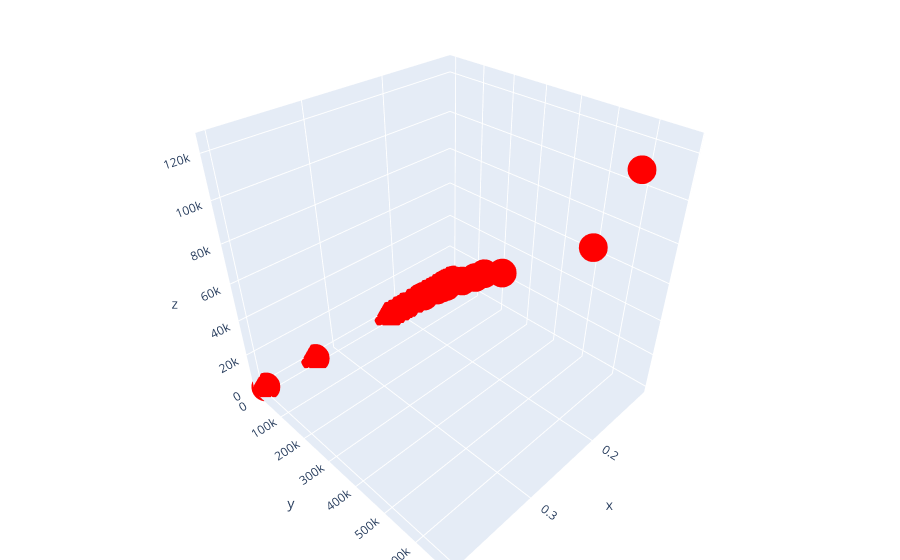

The code cell stored with this chart in its notebook:
### Code cell
# 3 Boyutun her birini trace 1 de gösterebiliriz.

trace1 = go.Scatter3d( # go kütüphanesinden scatter3d yi çağırdık
    
    x=sorted_data[:40].Confirmed_Deaths_rate, # x ekseni değerlerimiz
    y=sorted_data[:40].Confirmed, # y ekseni değerlerimiz
    z=sorted_data[:40].Deaths, # z ekseni değerlerimiz
    
    text =  sorted_data.Province_State,
    mode='markers', # noktalı yapıda olsun
    marker=dict( # sözlük yapısında boyu ve rengimizi ayarladık
        size=10,
        color='rgb(255,0,0)',                 
    )
)

data = [trace1] # tek bir tracemizi listeledik


layout = go.Layout( # go kütüphanesinden Layout methodu ile
    margin=dict( # kenarlardan bırakılan paylar 0
        l=0,
        r=0,
        b=0,
        t=0  
    )
)
fig = go.Figure(data=data, layout=layout)
iplot(fig)

### Figure 1 — Plotly figure (JSON) as saved in the notebook; plotly's stock layout.template omitted (floating-point values rounded to 4 significant figures; data arrays with more than 128 entries replaced by an {"elided": "..."} marker saying what was removed)
{"data": [{"marker": {"color": "rgb(255,0,0)", "size": 10}, "mode": "markers", "text": {"elided": "429 str values"}, "type": "scatter3d", "x": [0.4, 0.3333, 0.2209, 0.2143, 0.205, 0.2, 0.1939, 0.1827, 0.1821, 0.175, 0.1738, 0.1726, 0.1703, 0.1684, 0.1681, 0.1544, 0.1531, 0.1484, 0.1481, 0.1477, 0.146, 0.1437, 0.1355, 0.1334, 0.1331, 0.1307, 0.1276, 0.1271, 0.1264, 0.1256, 0.1226, 0.1215, 0.1212, 0.12, 0.1183, 0.1125, 0.1123, 0.1115, 0.1098, 0.1094], "y": [5, 6, 412, 28, 2107, 5, 2842, 679667, 2279, 2131, 133010, 3251, 1327, 7383, 23755, 4404, 43895, 73406, 1911, 53250, 217942, 682, 3505, 530972, 721, 18937, 5540, 425, 174, 87109, 236806, 9384, 25455, 4718, 279, 20658, 383, 1551, 106745, 15929], "z": [2, 2, 91, 6, 432, 1, 551, 124205, 415, 373, 23118, 561, 226, 1243, 3993, 680, 6721, 10892, 283, 7864, 31822, 98, 475, 70840, 96, 2475, 707, 54, 22, 10938, 29027, 1140, 3085, 566, 33, 2324, 43, 173, 11717, 1743]}], "layout": {"margin": {"b": 0, "l": 0, "r": 0, "t": 0}}}
